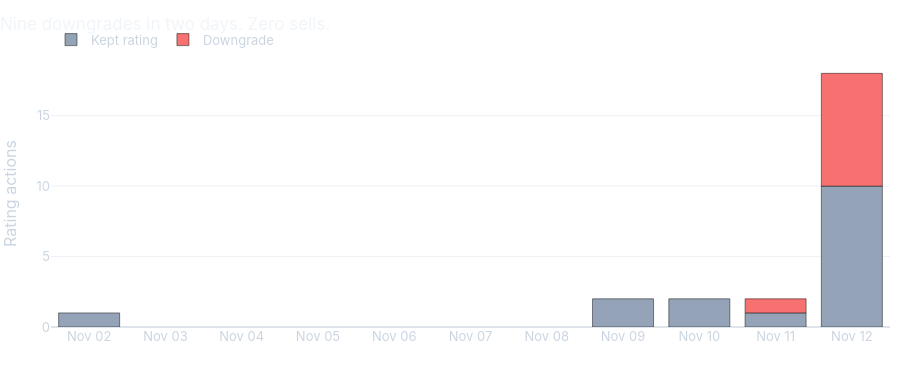

Notebook code cell kept with this figure:
### Markdown cell above
## 7. What did Wall Street do?

### Code cell
grades = pd.DataFrame(fmp("grades", symbol="NVDA"))
grades["date"] = pd.to_datetime(grades["date"])
november = grades[grades["date"] >= "2026-11-01"].copy()
november["action"] = november["action"].map({"downgrade": "Downgrade", "maintain": "Kept rating", "upgrade": "Upgrade"})
counts = november.groupby(["date", "action"]).size().rename("firms").reset_index()
grade_fig = px.bar(counts, x="date", y="firms", color="action",
                   color_discrete_map={"Downgrade": COLORS["Down"], "Kept rating": COLORS["Hold"], "Upgrade": COLORS["NVDA"]},
                   title="Nine downgrades in two days. Zero sells.", labels={"date": "", "firms": "Rating actions", "action": ""})
grade_fig.update_traces(hovertemplate="%{x|%b %d}: %{y} firms<extra></extra>")
grade_fig.update_layout(height=380, xaxis_dtick=86400000, xaxis_tickformat="%b %d", legend=dict(orientation="h", y=1.02, x=0, yanchor="bottom"))
grade_fig.show()

target = fmp("price-target-consensus", symbol="NVDA")[0]
downgrades = november[november["action"] == "Downgrade"]["gradingCompany"]
print(f"Downgrades: {', '.join(downgrades)}")
print(f"Consensus target ${target['targetConsensus']:.0f} (low ${target['targetLow']:.0f}, high ${target['targetHigh']:.0f}) vs. close ${quote['price']:.2f}")

### Figure 1 — Plotly figure (JSON) as saved in the notebook; plotly's stock layout.template omitted (floating-point values rounded to 4 significant figures)
{"data": [{"hovertemplate": "%{x|%b %d}: %{y} firms<extra></extra>", "legendgroup": "Kept rating", "marker": {"color": "#94a3b8", "pattern": {"shape": ""}}, "name": "Kept rating", "orientation": "v", "showlegend": true, "textposition": "auto", "type": "bar", "x": ["2026-11-02T00:00:00.000000", "2026-11-09T00:00:00.000000", "2026-11-10T00:00:00.000000", "2026-11-11T00:00:00.000000", "2026-11-12T00:00:00.000000"], "xaxis": "x", "y": [1, 2, 2, 1, 10], "yaxis": "y"}, {"hovertemplate": "%{x|%b %d}: %{y} firms<extra></extra>", "legendgroup": "Downgrade", "marker": {"color": "#f87171", "pattern": {"shape": ""}}, "name": "Downgrade", "orientation": "v", "showlegend": true, "textposition": "auto", "type": "bar", "x": ["2026-11-11T00:00:00.000000", "2026-11-12T00:00:00.000000"], "xaxis": "x", "y": [1, 8], "yaxis": "y"}], "layout": {"barmode": "relative", "height": 380, "legend": {"orientation": "h", "title": {"text": ""}, "tracegroupgap": 0, "x": 0, "y": 1.02, "yanchor": "bottom"}, "title": {"text": "Nine downgrades in two days. Zero sells."}, "xaxis": {"anchor": "y", "domain": [0.0, 1.0], "dtick": 86400000, "tickformat": "%b %d", "title": {"text": ""}}, "yaxis": {"anchor": "x", "domain": [0.0, 1.0], "title": {"text": "Rating actions"}}}}
